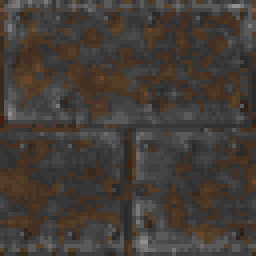
#> input picture web/engine/src/code/win32/clear.bmp, 64 x 64 px (shown 4 times larger)
$ python -i bundles.py   (imports and definitions only)
#> lines starting #> are read from the running program, lines starting #| are printed output that depends on the picture
#!/usr/bin/env python3
"""Build private, content-addressed core/shared/map pk3s; publish the catalog atomically."""
import hashlib
import fcntl
import time
import json
import os
from pathlib import Path
import re
import sys
import tempfile
import zipfile
from collections import defaultdict

import repack


# [9 lines left out: function partition_files, not called in this run]


def input_fingerprint(source, mod=None):
    fingerprint = hashlib.sha256(Path(__file__).read_bytes() + Path(repack.__file__).read_bytes())
    for directory in [source] + ([mod] if mod and Path(mod).is_dir() else []):
        for p in sorted(Path(directory).glob('*.pk3'), key=lambda p: p.name.lower()):
            if p.name.lower().startswith(repack.CODE_PK3):
                continue
            fingerprint.update(p.name.lower().encode())
            with zipfile.ZipFile(p) as z:
                for info in z.infolist():
                    fingerprint.update(f'{info.filename}:{info.file_size}:{info.CRC}'.encode())
    return fingerprint.hexdigest()


def _build(source, output, mod=None):
    output = Path(output)
    output.mkdir(parents=True, exist_ok=True)
    source_key = input_fingerprint(source, mod)
    try:
        previous = json.loads((output / 'bundles.json').read_text())
        if previous.get('sourceKey') == source_key and all((output / n).is_file() for n in previous['packages']):
            print('Map packages are up to date', flush=True)
            return previous
    except (OSError, ValueError, KeyError):
        pass
    archives = []
    chosen = {}
    for directory in [source] + ([mod] if mod and Path(mod).is_dir() else []):
        for path in sorted(Path(directory).glob('*.pk3'), key=lambda p: p.name.lower()):
            if path.name.lower().startswith(repack.CODE_PK3):
                continue
            z = zipfile.ZipFile(path)
            archives.append(z)
            for info in z.infolist():
                if repack.keep(info.filename, [], None) or info.filename.lower().startswith('maps/'):
                    if not info.is_dir():
                        chosen[info.filename.lower()] = (z, info)
    def read(name):
        z, info = chosen[name]
        return z.read(info)
    names = set(chosen)
    maps = sorted(n[5:-4] for n in names if n.startswith('maps/') and n.endswith('.bsp'))
    if not maps:
        raise ValueError('No installed BSP maps')
    print(f'Computing dependencies for {len(maps)} maps', flush=True)
    index = repack.dependency_index(read, names)
    global_need = repack.needed_stems(read, names, [], index)
    needs, music, ambience = {}, {}, {}
    base_ambience = repack.needed_ambience(read, names, [])
    for mapname in maps:
        bsp = read('maps/' + mapname + '.bsp')
        needs[mapname] = repack.needed_stems(read, names, [mapname], index)
        music[mapname] = set()
        track = re.search(r'"music"\s+"([^"]+)"', repack.entities(bsp).split('}', 1)[0], re.I)
        if track:
            music[mapname] = {os.path.dirname(t) + '/' for t in track[1].lower().replace('\\', '/').split()}
        ambience[mapname] = repack.needed_ambience(read, names, [bsp])
    catalog = {'sourceKey': source_key, 'format': 1, 'packages': {}, 'profiles': {}}
    for profile in ('desktop', 'mobile'):
        mobile = profile == 'mobile'
        # [8 lines left out: function permitted, not called in this run]
        allowed = {n for n in names if permitted(n)}
        core = set()
        requirements = {m: set() for m in maps}
        for n in allowed:
            if n.startswith('maps/'):
                for m in maps:
                    if os.path.splitext(n)[0] == 'maps/' + m:
                        requirements[m].add(n)
            elif n.startswith('music/'):
                if n.startswith('music/mp/'):
                    core.add(n)
                else:
                    for m in maps:
                        if music[m] and n.startswith(tuple(music[m])):
                            requirements[m].add(n)
            elif n.startswith(repack.FILTERED):
                if repack.stem(n) in global_need:
                    core.add(n)
                else:
                    for m in maps:
                        if repack.stem(n) in needs[m]:
                            requirements[m].add(n)
            elif mobile and n.startswith('sound/ambience/'):
                if os.path.splitext(n)[0] in base_ambience:
                    core.add(n)
                else:
                    for m in maps:
                        if os.path.splitext(n)[0] in ambience[m]:
                            requirements[m].add(n)
            else:
                core.add(n)
        groups = partition_files(core, requirements)
        entries = {'core': [], 'maps': {m: [] for m in maps}}
        # Every selected source file belongs to exactly one package per profile.
        assert sum(map(len, groups.values())) == len(set().union(*groups.values()))
        for owners, files in sorted(groups.items()):
            if not files:
                continue
            fd, temporary = tempfile.mkstemp(prefix='.bundle-', dir=output)
            os.close(fd)
            try:
                directories = set()
                with zipfile.ZipFile(temporary, 'w', zipfile.ZIP_DEFLATED, compresslevel=6) as dst:
                    for n in sorted(files):
                        _, info = chosen[n]
                        name, data = info.filename, read(n)
                        if mobile and n.endswith(repack.IMAGE_EXT) and not n.startswith(('fonts/', 'maps/')):
                            name, data = repack.shrink_image(name, data, allowed)
                        elif mobile and n.endswith('.wav'):
                            data = repack.shrink_wav(data)
                        zi = zipfile.ZipInfo(name, date_time=info.date_time)
                        zi.compress_type = zipfile.ZIP_STORED if name.lower().endswith(('.jpg', '.mp3', '.png', '.roq')) else zipfile.ZIP_DEFLATED
                        dst.writestr(zi, data)
                        for i, c in enumerate(name):
                            if c == '/': directories.add(name[:i + 1])
                    for d in sorted(directories): dst.writestr(zipfile.ZipInfo(d), b'')
                digest = None
                if digest is None:
                    h = hashlib.sha256()
                    with open(temporary, 'rb') as f:
                        for chunk in iter(lambda: f.read(1024 * 1024), b''): h.update(chunk)
                    digest = h.hexdigest()
                filename = f'jka-bundle-{profile}-{digest[:20]}.pk3'
                size = os.path.getsize(temporary)
                os.replace(temporary, output / filename)
                catalog['packages'][filename] = {'name': filename, 'size': size, 'version': digest}
                if not owners:
                    entries['core'].append(filename)
                else:
                    for m in owners: entries['maps'][m].append(filename)
            finally:
                if os.path.exists(temporary): os.unlink(temporary)
        catalog['profiles'][profile] = entries
        print(f'{profile}: {len(groups)} packages, {sum(catalog["packages"][n]["size"] for n in catalog["packages"] if n.startswith("jka-bundle-" + profile)) / 1e6:.1f} MB', flush=True)
    temp_index = output / '.bundles.json.tmp'
    temp_index.write_text(json.dumps(catalog, sort_keys=True))
    os.replace(temp_index, output / 'bundles.json')
    for z in archives: z.close()
    return catalog


# [15 lines left out: function build, not called in this run]


# [2 lines not run here, left out]


# [8 lines left out: function select_manifest, not called in this run]

>>> import cv2
>>> picture = cv2.imread('../engine/src/code/win32/clear.bmp', cv2.IMREAD_GRAYSCALE)
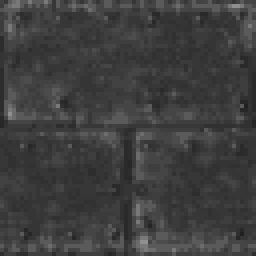
#> picture: shape (64, 64) (shown 4 times larger); min 31, max 144, mean 62.4
>>> result = _build(picture, 'out.png')
#> (the run stopped early here; a loop or call above may not have finished)
